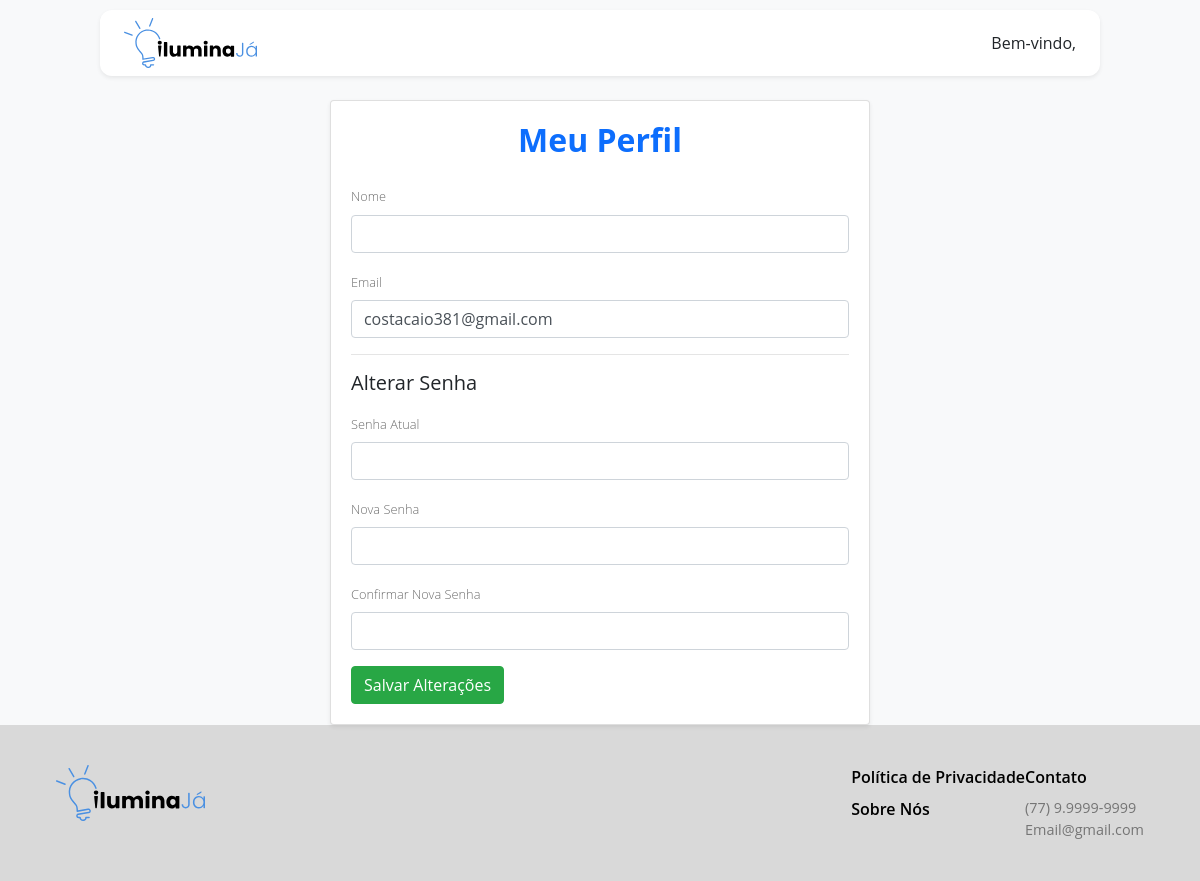
Before: /usuarios/perfil/ (signed in) with the older database file.
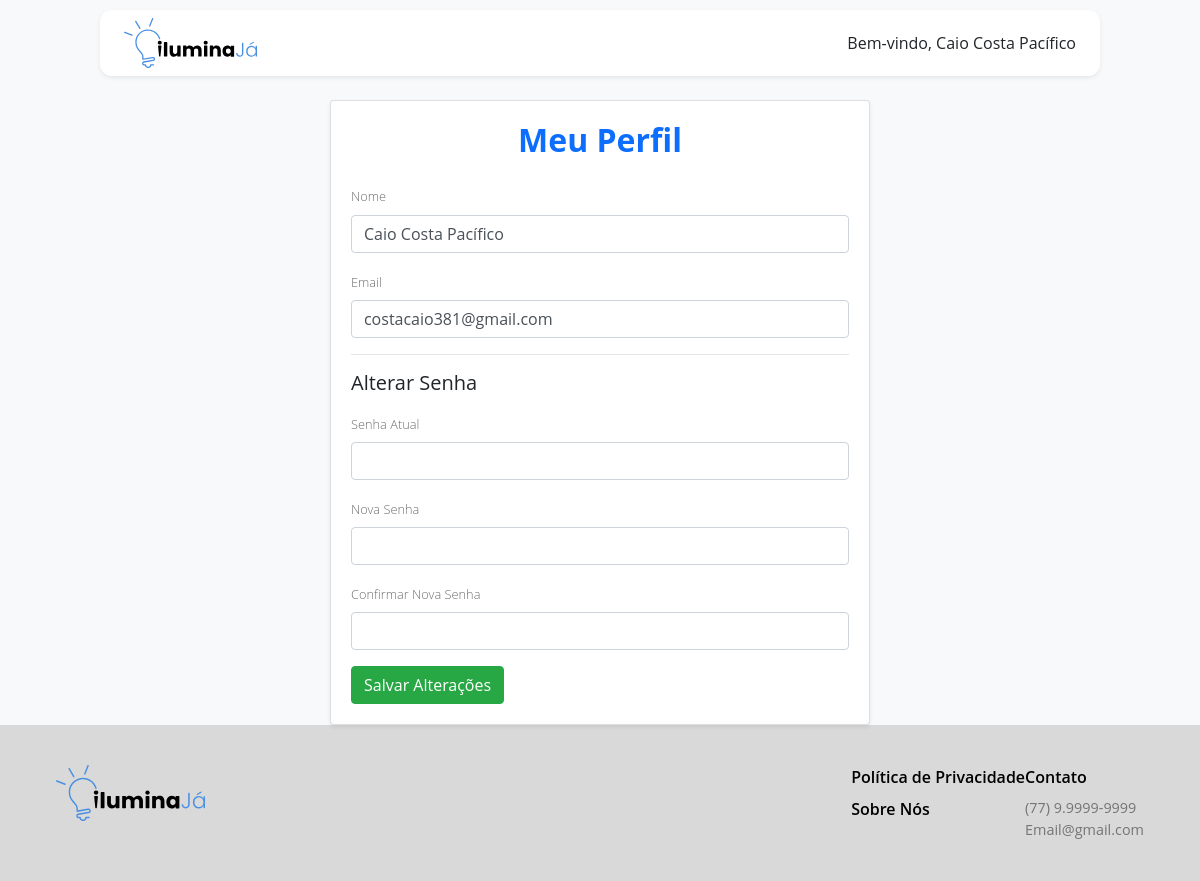
After: the same page with the newer database file.
### usuarios/models.py (models this page shows)
class CustomUser(AbstractUser):
    email = models.EmailField(unique=True)

### usuarios/views.py (the view, shortened to what this page needs)
# urls.py: path('perfil/', views.perfil_usuario, name='perfil'),
@login_required
def perfil_usuario(request):
    user = request.user
    perfil = getattr(user, 'perfilusuario', None)
    return render(request, 'usuarios/perfil.html', {
        'usuario': user,
        'perfil': perfil,
    })

### usuarios/templates/usuarios/perfil.html (shortened to what this page needs)
{% load static %}
<!DOCTYPE html>
<html lang="pt-br">
<head>
  <link rel="stylesheet" href="{% static 'cadastro_poste/css/bootstrap.min.css' %}">
  <link rel="stylesheet" href="{% static 'cadastro_poste/css/index.css' %}">
</head>
<body class="bg-light min-vh-100 d-flex flex-column">
  <header class="header-wrapper bg-white shadow-sm px-4 py-2 mb-4">
    <div class="d-flex justify-content-between align-items-center">
      <img src="{% static 'cadastro_poste/img/logo.svg' %}" alt="Logo IluminaJá" style="height: 50px;">
      <span class="fw-medium">Bem-vindo, {{ request.user.first_name }}</span>
    </div>
  </header>
  <main class="container flex-grow-1">
    <div class="row justify-content-center">
      <div class="col-md-8 col-lg-6">
        <div class="card shadow-sm">
          <div class="card-body">
            <h2 class="text-center titulo-pagina mb-4">Meu Perfil</h2>
        <form method="post">
            <div class="mb-3">
                <label for="nome" class="form-label">Nome</label>
                <input type="text" id="nome" name="nome" class="form-control" value="{{ usuario.first_name }}">
            </div>
            <div class="mb-3">
                <label for="email" class="form-label">Email</label>
                <input type="email" id="email" name="email" class="form-control" value="{{ usuario.email }}">
            </div>
            <hr />
            <h5 class="mb-3">Alterar Senha</h5>
            <div class="mb-3">
                <label for="senha_atual" class="form-label">Senha Atual</label>
                <input type="password" id="senha_atual" name="senha_atual" class="form-control" autocomplete="current-password" >
            </div>
            <div class="mb-3">
                <label for="nova_senha" class="form-label">Nova Senha</label>
                <input type="password" id="nova_senha" name="nova_senha" class="form-control" autocomplete="new-password" >
            </div>
            <div class="mb-3">
                <label for="confirma_senha" class="form-label">Confirmar Nova Senha</label>
                <input type="password" id="confirma_senha" name="confirma_senha" class="form-control" autocomplete="new-password" >
            </div>
            <div class="text-end">
                <button type="submit" class="btn btn-success">Salvar Alterações</button>
            </div>
        </form>
          </div>
        </div>
      </div>
    </div>
  </main>
  <footer class="footer-custom text-white mt-auto w-100">
    <div class="footer-content d-flex flex-column flex-md-row justify-content-between align-items-start px-4 py-4">
      <div>
        <img src="{% static 'cadastro_poste/img/logo.svg' %}" alt="Logo" class="footer-logo">
      </div>
      <div class="d-flex gap-5">
        <div>
          <p class="footer-title">Política de Privacidade</p>
          <p class="footer-title">Sobre Nós</p>
        </div>
        <div>
          <p class="footer-title">Contato</p>
          <p class="footer-sub">(77) 9.9999-9999</p>
          <p class="footer-sub">Email@gmail.com</p>
        </div>
      </div>
    </div>
  </footer>
</body>
</html>

### cadastro_poste/static/cadastro_poste/css/index.css (style rules this page uses)
body { padding-top: 6.25rem; font-family: 'Open Sans', sans-serif; background-color: #f8f9fa; display: flex; flex-direction: column; min-height: 100vh; margin: 0; }
main { flex: 1; }
.header-wrapper { position: fixed; top: 0.625rem; left: 50%; transform: translateX(-50%); width: 95%; max-width: 62.5rem; z-index: 1030; background-color: #fff; box-shadow: 0 0.25rem 0.5rem rgba(0, 0, 0, 0.1); border-radius: 0.75rem; padding: 0.625rem 1.25rem; }
.form-label { font-weight: 300; margin-bottom: 0.5rem; text-align: left; color: #6E6E6E; font-size: 0.8rem; }
.footer-custom { background-color: #d9d9d9; padding: 1rem 2rem; width: 100%; margin-top: auto; }
.footer-logo { max-height: 3.5rem; }
.footer-title { color: #000; font-weight: 600; margin-bottom: 0.5rem; }
.footer-sub { color: #757575; margin: 0; font-size: 0.9rem; }

### usuarios/templates/usuarios/perfil.html (style rules this page uses)
.titulo-pagina { color: #0d6efd; font-weight: 700; }

Changed rows visible on the page:
changed CustomUser "costacaio381@gmail.com": user.first_name (not shown) → "Caio Costa Pacífico"; nome (not shown) → "Caio Costa Pacífico"
